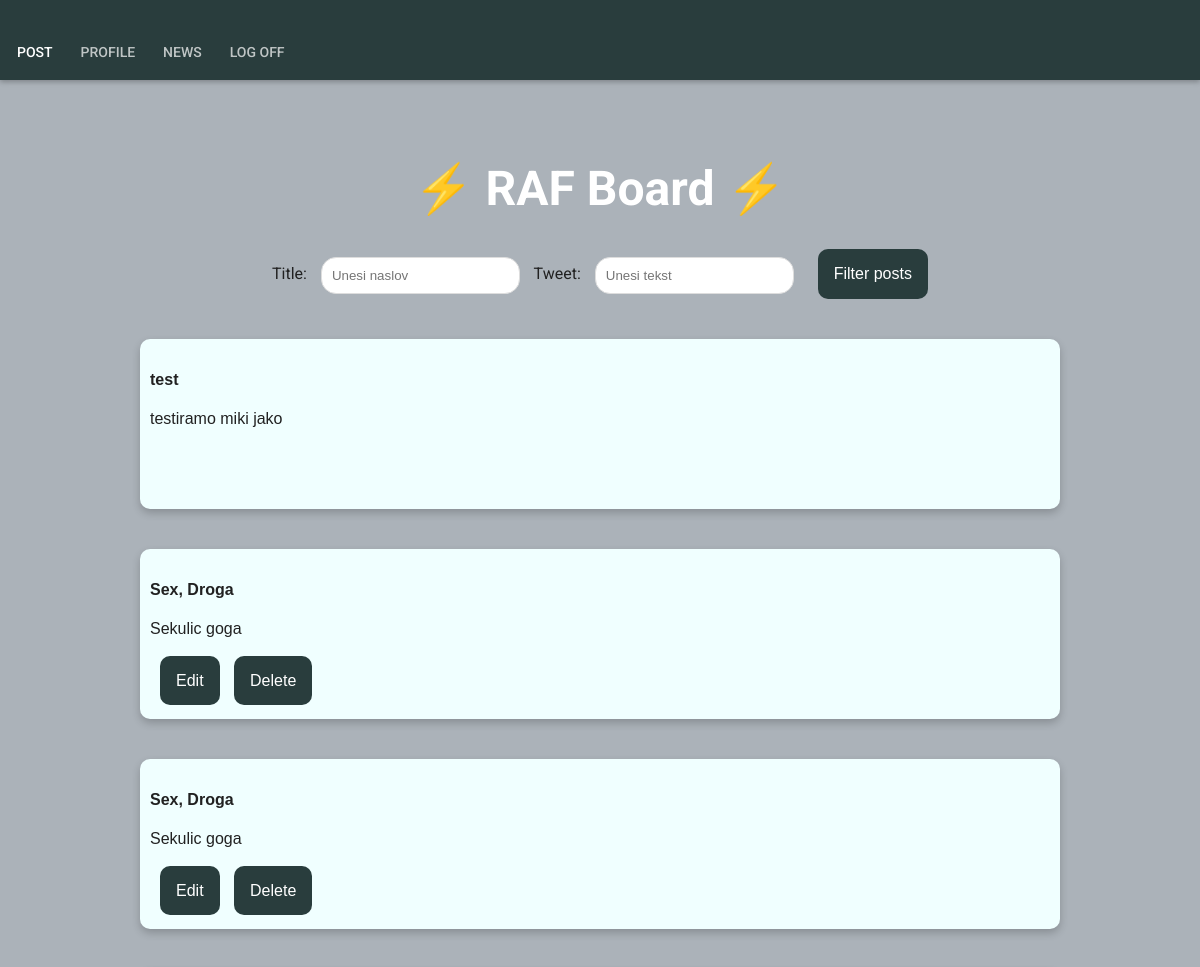
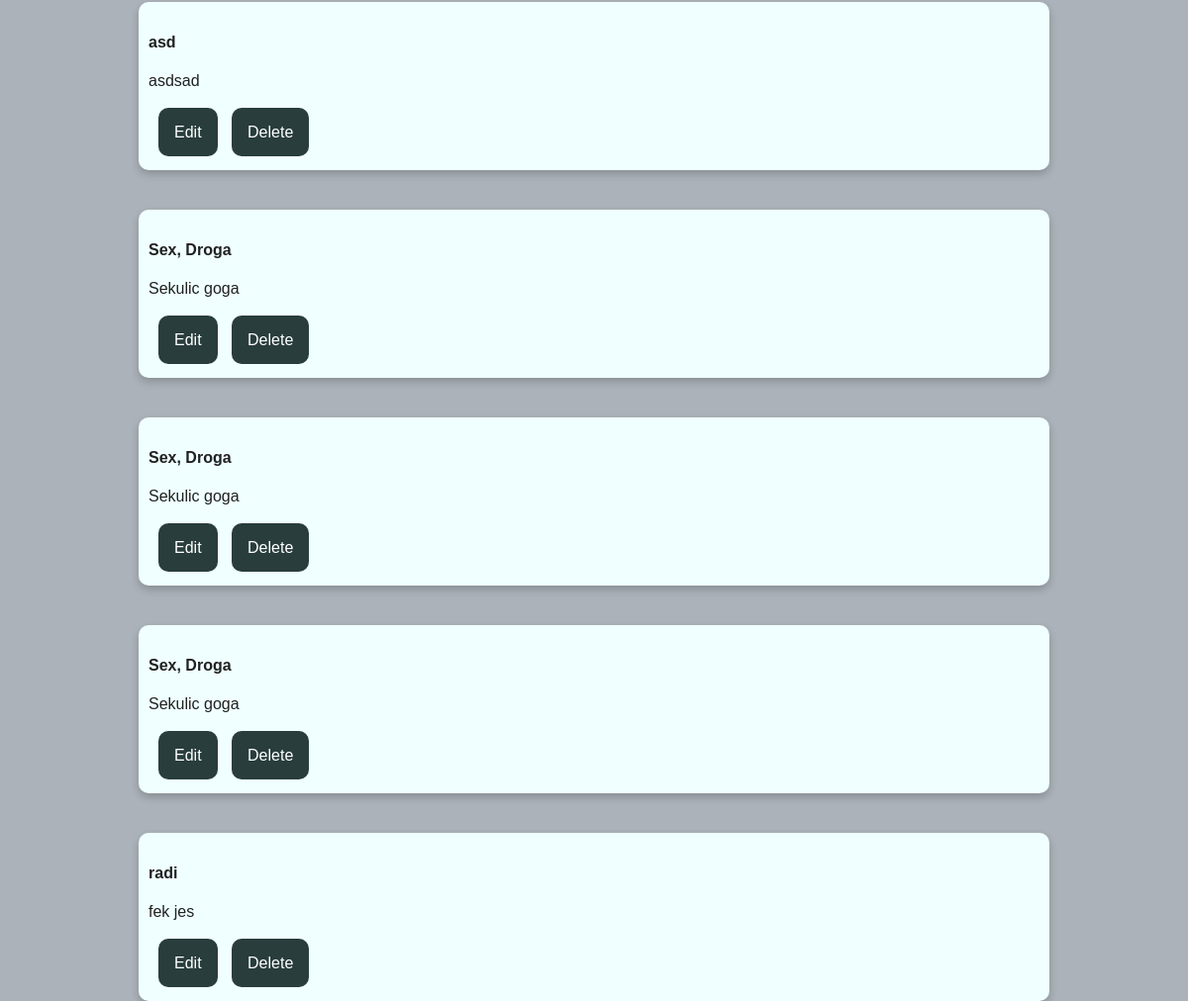
Screenshot of /posts/ (signed in) with the database file from the repository (2 pictures, top to bottom).
### posts/models.py (models this page shows, shortened)
class Post(models.Model):
    post_title = models.CharField(max_length = 200)
    post_tweet = models.CharField(max_length = 200)
    post_user_id = models.ForeignKey(User, on_delete = models.CASCADE, default="")

### posts/views.py (the view)
# urls.py: path('', PostListView.as_view(), name = 'posts-board'),
class PostListView(LoginRequiredMixin, ListView):
	model = Post
	template_name = 'posts/board.html'
	context_object_name = 'posts'

### posts/templates/posts/board.html (shortened to what this page needs)
{% extends "posts/layouts/header.html"%}
{% block content %}
  <h1>⚡️ RAF Board ⚡️ </h1>
  <div class="dropdown">
    <form class="form-inline" action="/posts/filter/" method="get">
      <label for="naslov">Title:</label>
      <input class="dropdownInput" type="text" id="title" placeholder="Unesi naslov" name="title" value="">
      <label for="text">Tweet:</label>
      <input class="dropdownInput" type="text" id="tweet" placeholder="Unesi tekst" name="tweet" value="">
      <button class="dropbtn" type="submit">Filter posts</button>
    </form>
  </div>
  {% for post in posts %}
    <div class="card">
      <div class="container">
        <h4><b>{{ post.post_title }}</b></h4>
        <p> {{post.post_tweet}} </p>
        <br>
        {% if post.post_user_id == user %}
          <a class="dropbtn" href="{% url 'posts-edit_post' post.id %}">Edit</a>
          <a class="dropbtn" href="{% url 'posts-delete_post' post.id %}"> Delete </a>
        {% endif %}
      </div>
    </div>
  {% endfor %}
{% endblock content %}

### posts/static/stylesheets/style.css (style rules this page uses)
body { background: #ABB2B9; margin: 0; padding: 0; font-family: 'Roboto'; color: #212121; }
a, a:active, a:hover, a:visited { text-decoration: none; }
.dropbtn { background-color: #293d3d; color: white; padding: 16px; font-size: 16px; border: none; cursor: pointer; margin-left: 10px; border-radius: 10px; }
.dropdownInput { border-radius: 15px; }
.dropdown { position: relative; max-width: 1000px; margin: 0 auto; margin: auto; align-self: center; text-align: center; }
.card { margin: auto; align-self: center; box-shadow: 0 4px 8px 0 rgba(0, 0, 0, 0.2); height: 150px; width: 900px; margin-top: 40px; text-align: left; font-family: arial; word-wrap: break-word; background-color: azure; position: relative; padding: 10px; border-radius: 10px; }
h1 { color: #fff; text-align: center; padding: 1em 0 0 0; font-size: 3em; font-weight: 700; }
.form-inline { display: flex; align-items: center; display: inline-block; border-radius: 15px; }
.form-inline label { margin: 5px 10px 5px 0; }
.form-inline input { vertical-align: middle; margin: 5px 10px 5px 0; padding: 10px; background-color: #fff; border: 1px solid #ddd; }
.form-inline button { background-color: #293d3d; color: white; padding: 16px; font-size: 16px; border: none; cursor: pointer; margin-left: 10px; }

### rows the page displays
Post: post_title "test", post_tweet "testiramo miki jako"
Post: post_title "Sex, Droga", post_tweet "Sekulic goga", shows "Edit"
Post: post_title "Sex, Droga", post_tweet "Sekulic goga", shows "Edit"
Post: post_title "asd", post_tweet "asdsad", shows "Edit"
Post: post_title "Sex, Droga", post_tweet "Sekulic goga", shows "Edit"
Post: post_title "Sex, Droga", post_tweet "Sekulic goga", shows "Edit"
Post: post_title "Sex, Droga", post_tweet "Sekulic goga", shows "Edit"
Post: post_title "radi", post_tweet "fek jes", shows "Edit"
